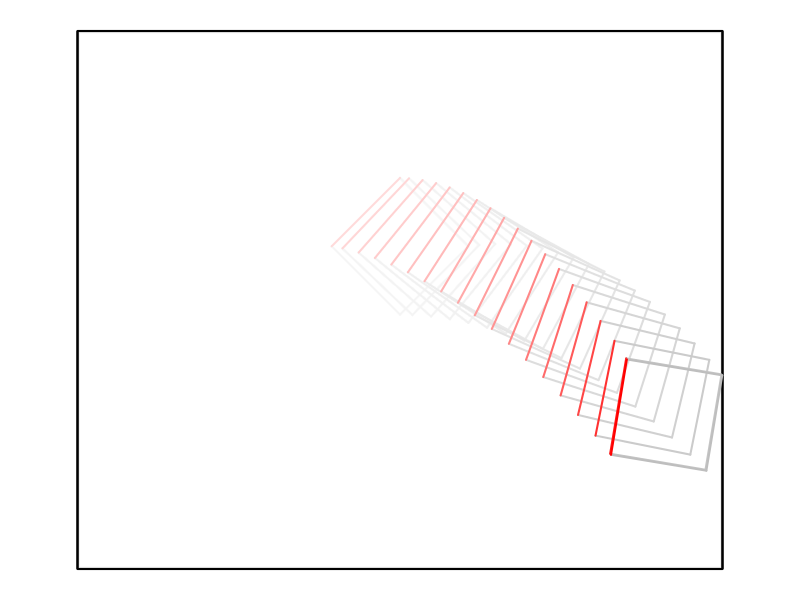
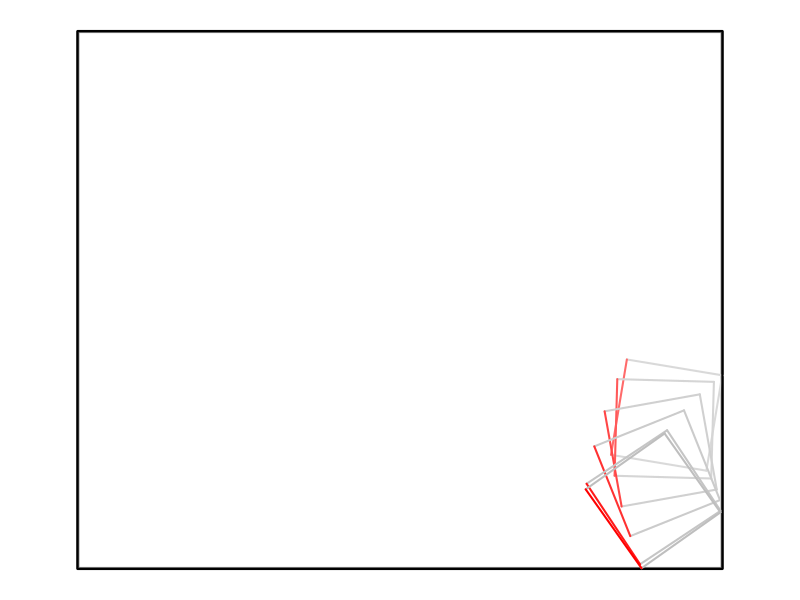
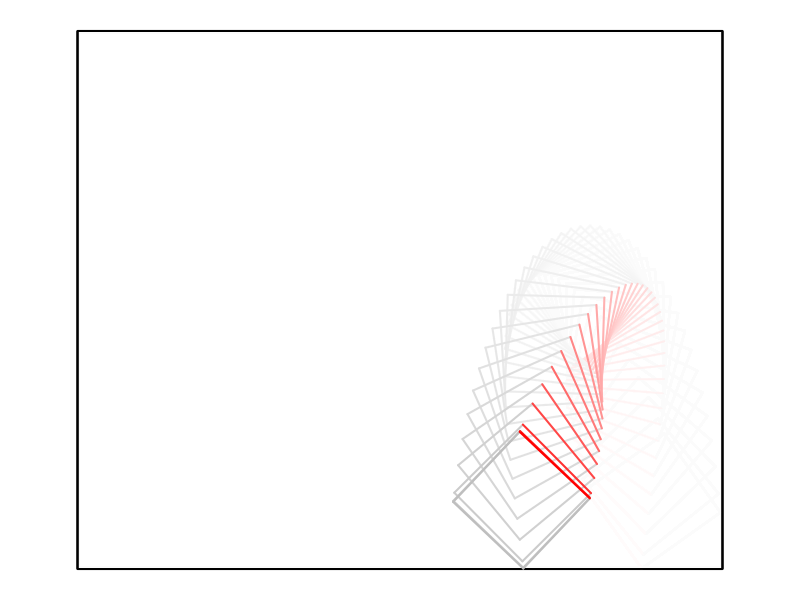
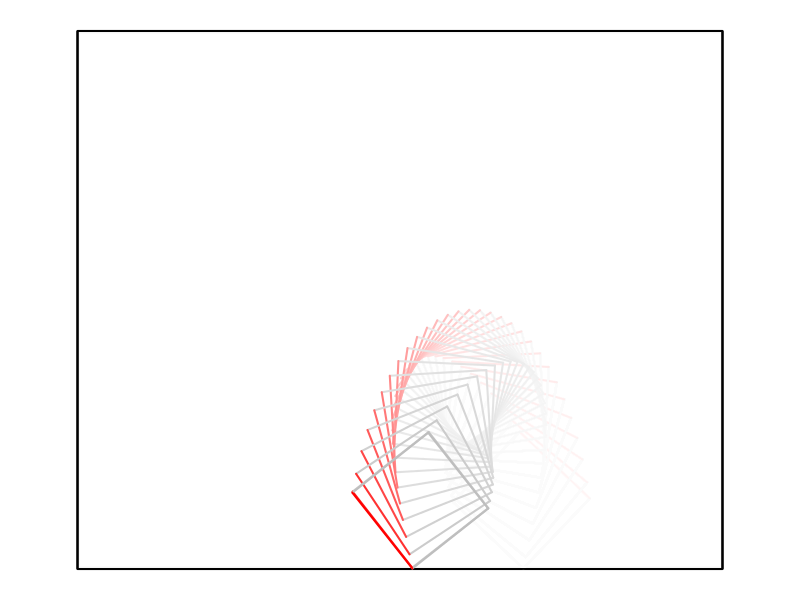
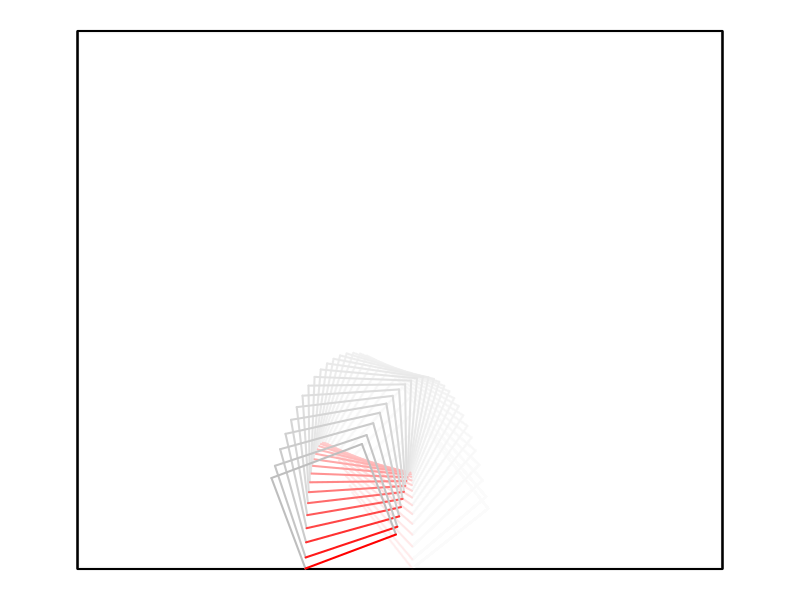
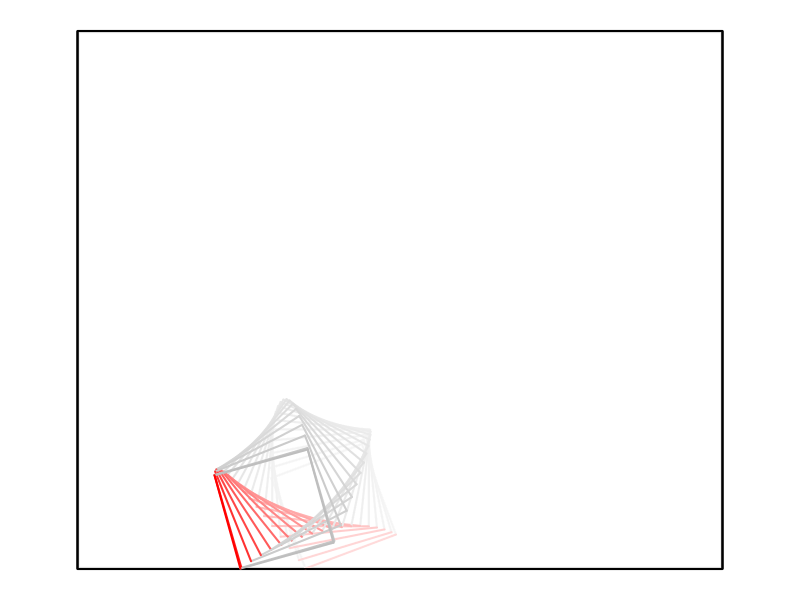
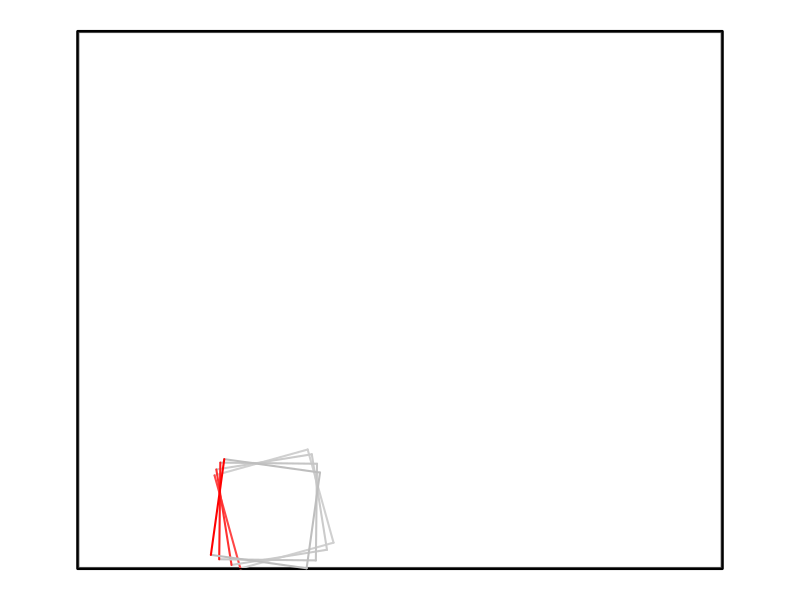
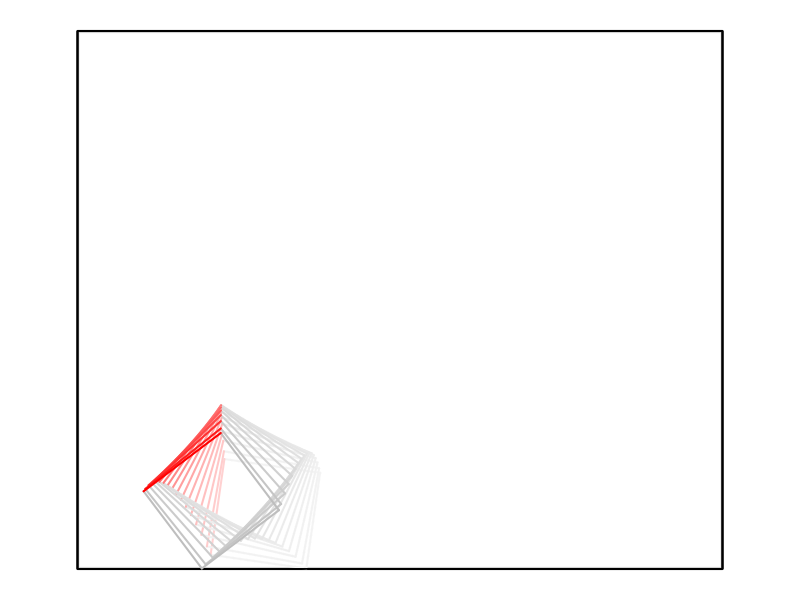

Generate these figures, in order, with R: (Note: a time limit stopped this script after it produced the figures.)
library(pracma)

###
# Utility functions
###

zattach <- function (ll) 
{
  for (i in 1:length(ll)) {
    assign(names(ll)[i], ll[[i]], envir = globalenv())
  }
}

do.call2 <- function (f, ll, ...) 
{
  dots <- eval(substitute(alist(...)))
  ll <- modifyList(ll, dots)
  do.call(f, ll)
}

###
#  Code
###

rmat <- function(theta) {
  matrix(c(cos(theta), -sin(theta), sin(theta), cos(theta)), 2, 2)
}

draw_dice <- function(xl, yl, dice_pos, dice_angle, add = FALSE, ...) {
  if (!add) {
    plot(NA, NA, xlim = xl, ylim = yl, ann = FALSE, axes = FALSE, asp = 1)
    #abline(yl[1],0, lwd = 2)
    #abline(yl[2],0, lwd = 2)
    #abline(v = xl[1], lwd = 2)
    #abline(v = xl[2], lwd = 2)
    polygon(xl[c(1,2,2,1)],yl[c(2,2,1,1)],border = "black",col = "white", lwd = 3)
  }
  dcoors <- dice_verts %*% rmat(dice_angle) + repmat(dice_pos, 4, 1)
  lines(dcoors[2:3, ], col = "grey", lwd = 2)
  lines(dcoors[3:4, ], col = "grey", lwd = 2)
  lines(dcoors[c(4, 1), ], col = "grey", lwd = 2)
  ## the first edge of the dice is red
  lines(dcoors[1:2, ], col = "red", lwd = 2)
}

apply_uncons <- function(gcons, dice_pos, dice_angle, dice_v, dice_omega, drag_f, eps, tt, ...) {
  #dcoors <- dice_verts %*% rmat(dice_angle) + repmat(dice_pos, 4, 1)
  dice_v[2] <- dice_v[2] - eps * gcons
  dice_angle <- dice_angle + eps * dice_omega
  dice_pos <- dice_pos + eps * dice_v
  dice_v <- dice_v * (1 - eps* drag_f)
  dice_omega <- dice_omega * (1- eps*drag_f)
  tt <- tt + eps
  list(dice_pos = dice_pos, dice_angle = dice_angle, dice_v = dice_v, dice_omega = dice_omega,
       tt = tt)
}

apply_wall <- function(xl, yl, dice_pos, dice_angle, dice_v, dice_omega, dice_mass,
                       dice_inertia, newton_e, ...) {
  ## compute the coordinates
  dcoors <- dice_verts %*% rmat(dice_angle) + repmat(dice_pos, 4, 1)
  dcoors0 <- dice_verts %*% rmat(dice_angle) 
  dcoors_perp <- cbind(-dcoors0[, 2], dcoors0[, 1])
  ## vertex velocities
  vvs <- repmat(dice_v, 4, 1) + dcoors_perp * dice_omega
  ## normals
  normal_vs <- list(x1 = c(1, 0), x2 = c(-1, 0), y1 = c(0, 1), y2 = c(0, -1))
  ## hit checks
  hitX1 <- dcoors[, 1] < xl[1] & (vvs %*% normal_vs$x1) < 0
  hitX2 <- dcoors[, 1] > xl[2] & (vvs %*% normal_vs$x2) < 0
  hitY1 <- dcoors[, 2] < yl[1] & (vvs %*% normal_vs$y1) < 0
  hitY2 <- dcoors[, 2] > yl[2] & (vvs %*% normal_vs$y2) < 0
  hitlist <- list(x1 = hitX1, x2 = hitX2, y1 = hitY1, y2 = hitY2)
  # i <- 3
  for (i in sample(4)) {
    normal_v <- normal_vs[[i]]
    if (sum(hitlist[[i]]) > 0) {
      ind <- which(hitlist[[i]])[sample(sum(hitlist[[i]]), 1)]
      r <- dcoors0[ind, ]
      rperp <- c(-r[2], r[1])
      vp <- vvs[ind, ]
      j <- compute_j(newton_e, normal_v, vp, r, dice_mass, dice_inertia)
      dice_v <- dice_v + j/dice_mass * normal_v
      dice_omega <- dice_omega + j/dice_inertia * sum(rperp * normal_v)
    }
  }
  list(dice_pos = dice_pos, dice_angle = dice_angle, dice_v = dice_v, dice_omega = dice_omega)
}

project_back <- function(xl, yl, dice_pos, dice_angle, ...) {
  dcoors <- dice_verts %*% rmat(dice_angle) + repmat(dice_pos, 4, 1)
  if (min(dcoors[, 1]) < xl[1]) dice_pos[1] <- dice_pos[1] + (xl[1] - min(dcoors[, 1]))
  if (max(dcoors[, 1]) > xl[2]) dice_pos[1] <- dice_pos[1] + (xl[2] - max(dcoors[, 1]))
  if (min(dcoors[, 2]) < yl[1]) dice_pos[2] <- dice_pos[2] + (yl[1] - min(dcoors[, 2]))
  if (max(dcoors[, 2]) > yl[2]) dice_pos[2] <- dice_pos[2] + (yl[2] - max(dcoors[, 2]))
  list(dice_pos = dice_pos, dice_angle = dice_angle)
}

compute_j <- function(newton_e, normal_v, v, r, Ma, Ia) {
  rperp <- c(-r[2], r[1])
  -(1 + newton_e) * sum(v * normal_v)/(1/Ma + sum(rperp * normal_v)^2/Ia)
}

simulate_dice <- function(xl, yl, gcons, drag_f, dice_pos, dice_angle,
                          dice_v, dice_omega, dice_mass, dice_inertia,
                          newton_e, eps, framerate, ...) {
  tt <- 0
  params <- list(xl = xl, yl = yl, gcons = gcons, drag_f = drag_f, 
                 dice_pos = dice_pos, dice_angle = dice_angle,
                 dice_v = dice_v, dice_omega = dice_omega,
                 dice_mass = dice_mass, dice_inertia = dice_inertia,
                 newton_e = newton_e, eps = eps, framerate = framerate)
}

get_energy <- function(gcons, dice_pos, dice_angle,
                        dice_v, dice_omega, dice_mass, ...) {
  gpot <- gcons * dice_mass * dice_pos[2]
  dcoors <- dice_verts %*% rmat(dice_angle) + repmat(dice_pos, 4, 1)
  dcoors0 <- dice_verts %*% rmat(dice_angle) 
  dcoors_perp <- cbind(-dcoors0[, 2], dcoors0[, 1])
  vvs <- repmat(dice_v, 4, 1) + dcoors_perp * dice_omega
  kinet <- 1/2 * sum(rowSums(vvs^2) * dice_mass/4)
  gpot + kinet
}

get_dcoords <- function(dice_pos, dice_angle, ...) {
  dice_verts %*% rmat(dice_angle) + repmat(dice_pos, 4, 1)
}

get_hitlist0 <- function(xl, yl,  dice_pos, dice_angle,  ...) {
  dcoors <- dice_verts %*% rmat(dice_angle) + repmat(dice_pos, 4, 1)
  hitX1 <- dcoors[, 1] < xl[1]
  hitX2 <- dcoors[, 1] > xl[2]
  hitY1 <- dcoors[, 2] < yl[1]
  hitY2 <- dcoors[, 2] > yl[2]
  cbind(x1 = hitX1, x2 = hitX2, y1 = hitY1, y2 = hitY2)
}

get_vvs <- function(dice_pos = .GlobalEnv[["dice_pos"]],
                    dice_angle = .GlobalEnv[["dice_angle"]],
                    dice_v = .GlobalEnv[["dice_v"]],
                    dice_omega = .GlobalEnv[["dice_omega"]],
                    ...) {
  ## compute the coordinates
  dcoors <- dice_verts %*% rmat(dice_angle) + repmat(dice_pos, 4, 1)
  dcoors0 <- dice_verts %*% rmat(dice_angle) 
  dcoors_perp <- cbind(-dcoors0[, 2], dcoors0[, 1])
  ## vertex velocities
  repmat(dice_v, 4, 1) + dcoors_perp * dice_omega
}

find_collision_time <- function(eps = 0.05, eps_power = 10,
                                xl, yl, gcons, drag_f, newton_e, dice_mass, dice_inertia,
                                tt, dice_pos, dice_angle, dice_v, dice_omega, ...
) {
  eps0 <- eps
  params <- list(xl = xl, yl = yl, gcons = gcons, drag_f = drag_f, newton_e = newton_e,
                 dice_mass = dice_mass, dice_inertia = dice_inertia,
                 tt = tt, dice_pos = dice_pos, dice_angle = dice_angle, 
                 dice_v = dice_v, dice_omega = dice_omega, eps = eps)
  ft <- TRUE
  count <- 1
  for (i in 1:eps_power) {
    eps <- eps/2
    h0 <- do.call(get_hitlist0, params)
    while(sum(h0) == 0) {
      params$eps <- eps
      update <- do.call2(apply_uncons, params)
      h0 <- do.call(get_hitlist0, modifyList(params, update))
      if (sum(h0) == 0) {
        params <- modifyList(params, update)
        count <- count + 1
        if (count %% 3 == 0) {
          params$add = TRUE
          polygon(c(-3, 3, 3, -3), c(5, 5, 0, 0), col = rgb(1,1,1,0.1),
                  border = "black")
          do.call(draw_dice, params)
          params$add = FALSE
          
        }
        
        if (!ft) { 
          Sys.sleep(0.2)
        } else {
          ft <- FALSE
        }
      }
    }
  }
  params <- modifyList(params, update)
  update <- do.call2(apply_wall, params)
  params <- modifyList(params, update)
  ## run until noncollision
  eps <- eps/16
  (h0 <- do.call(get_hitlist0, modifyList(params, update)))
  counter <- 0
  CMAX <- 1000
  while(sum(h0) > 0 && counter < CMAX) {
    counter <- counter + 1
    params$eps <- eps
    update <- do.call2(apply_uncons, params)
    (h0 <- do.call(get_hitlist0, modifyList(params, update)))
    params <- modifyList(params, update)
    do.call(get_dcoords, params)
    do.call(get_vvs, params)
  }
  if (counter == CMAX) params$terminal = TRUE
  params$eps <- eps0
  params
}

####
##  DEMO
####
par(mar = c(0.5,0.5,0.5,0.5))
## simulation step size
eps0 <- 0.05
eps_power <- 10
## hack to fix simulation
# collision_thres <- 0.1

## gravity
gcons <- 2
## newton e const
newton_e <- 0.8
## air_res effect
drag_f <- 0

## size of box
xl <- c(-3, 3)
yl <- c(0, 5)

## size of dice
dice_sz <- 0.9
## coords of dice relative to center of mass
dice_verts <- dice_sz * 
  rbind(c(-.5, .5),
        c(.5, .5),
        c(.5, -.5),
        c(-.5, -.5))
## mass of the dice
dice_mass <- 4
## moment of inertia
dice_inertia <- dice_mass/4 * sum(rowSums(dice_verts^2))

## initial position of dice
dice_pos <- c(0, 3)
dice_angle <- pi/4

## initial velocity of dice
dice_v <- c(2, 0) # 2, 2.01, 2.1
dice_omega <- 0.5

## time variable
tt <- 0

## graphical params
framerate <- 0.1

# list of params for copy/paste
# xl, yl, gcons, drag_f, newton_e, dice_mass, dice_inertia,
# tt, dice_pos, dice_angle, dice_v, dice_omega, 

## put everything into a list
params0 <- list(xl = xl, yl = yl, gcons = gcons, drag_f = drag_f, 
               dice_pos = dice_pos, dice_angle = dice_angle,
               dice_v = dice_v, dice_omega = dice_omega,
               dice_mass = dice_mass, dice_inertia = dice_inertia,
               newton_e = newton_e, eps0 = eps0, framerate = framerate, 
               eps = eps0, eps_power = eps_power, tt = tt)

####
##  Initialize
####

params <- params0
do.call(get_energy, params)
do.call(draw_dice, params)

####
##  Find collision time
####

## check energy before collision


## find collision and apply wall
while(is.null(params[["terminal"]])) {
  oldparams <- params
  update <- do.call2(find_collision_time, params)
  params <- modifyList(params, update)
  update <- do.call2(apply_wall, params)
  params <- modifyList(params, update)
  en <- do.call(get_energy, params)
  do.call(draw_dice, params); #title("post-collision", sub = en)
  print(params$tt - oldparams$tt)
}
params[["terminal"]]
do.call(get_dcoords, params)
do.call(get_hitlist0, params)
do.call(get_vvs, params)


# params <- oldparams
# zattach(params)

# saveRDS(params, "physics/testcase.rds")
# params <- readRDS("physics/testcase.rds")
# params$eps <- 1e-7
# update <- do.call(apply_uncons, params)
# 
# params <- modifyList(params, update)
# update <- do.call(apply_uncons, params)
# do.call(get_dcoords, update)
# do.call(get_vvs, update)
